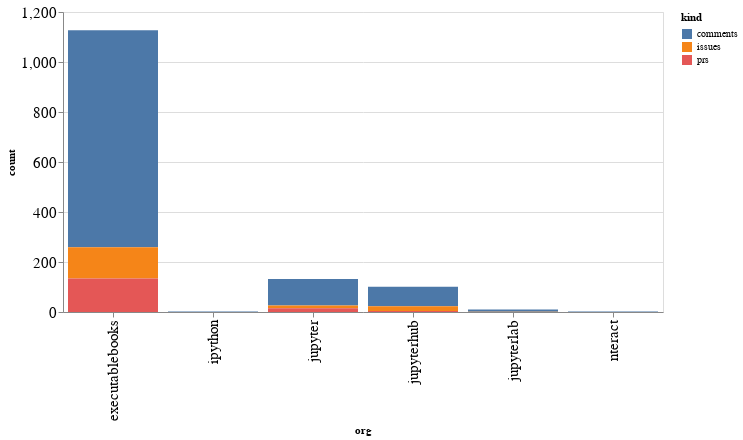

Notebook code cell kept with this figure:
### Code cell
alt.Chart(org_summaries, width=600).mark_bar().encode(
    x='org',
    y='count',
    color='kind',
    tooltip="org"
)

### Figure 1 — Vega-Lite specification as saved in the notebook (floating-point values rounded to 4 significant figures)
{"config": {"axisLeft": {"labelFontSize": 15}, "axisBottom": {"labelFontSize": 15}}, "data": {"name": "data-377f31f63c2bdf7c4b23d3b67c1636ef"}, "mark": "bar", "encoding": {"color": {"type": "nominal", "field": "kind"}, "tooltip": {"type": "nominal", "field": "org"}, "x": {"type": "nominal", "field": "org"}, "y": {"type": "quantitative", "field": "count"}}, "width": 600, "$schema": "https://vega.github.io/schema/vega-lite/v4.8.1.json", "datasets": {"data-377f31f63c2bdf7c4b23d3b67c1636ef": [{"org": "executablebooks", "kind": "comments", "count": 868}, {"org": "executablebooks", "kind": "issues", "count": 125}, {"org": "executablebooks", "kind": "prs", "count": 134}, {"org": "ipython", "kind": "comments", "count": 2}, {"org": "jupyter", "kind": "comments", "count": 106}, {"org": "jupyter", "kind": "issues", "count": 11}, {"org": "jupyter", "kind": "prs", "count": 15}, {"org": "jupyterhub", "kind": "comments", "count": 78}, {"org": "jupyterhub", "kind": "issues", "count": 19}, {"org": "jupyterhub", "kind": "prs", "count": 4}, {"org": "jupyterlab", "kind": "comments", "count": 9}, {"org": "jupyterlab", "kind": "issues", "count": 1}, {"org": "nteract", "kind": "comments", "count": 2}]}}
